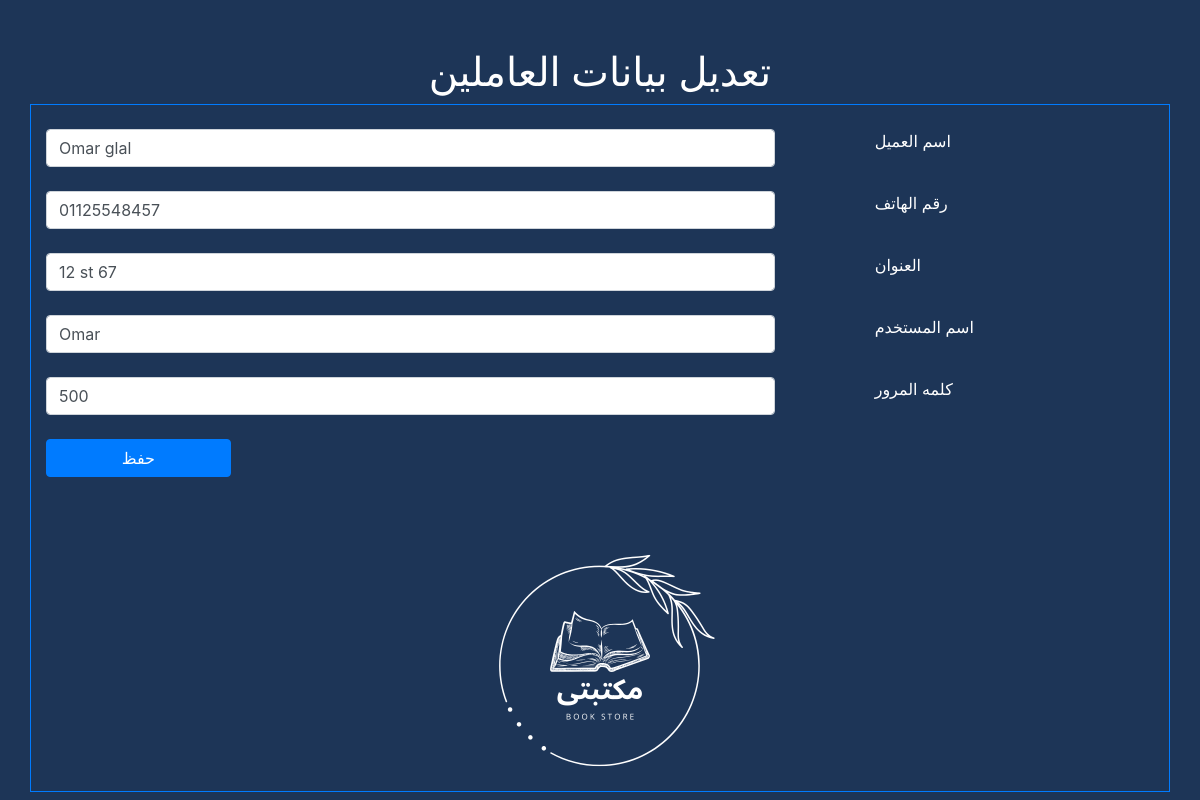
/update_employee_data.php?updateid=10, run on the app's committed database.
### tables this page shows
CREATE TABLE `employees` (
  `id` int(11) NOT NULL,
  `employee_name` varchar(512) DEFAULT NULL,
  `emloyee_address` varchar(512) DEFAULT NULL,
  `phone_numper` varchar(512) DEFAULT NULL,
  `user_name` varchar(50) NOT NULL,
  `employee_password` varchar(50) NOT NULL
);

### update_employee_data.php (the view, shortened to what this page needs)
<?php
$con = mysqli_connect('localhost', 'root', '', 'db');
$id=$_GET['updateid'];
$sqlselect="SELECT * from `employees` where id =$id";
$resultselect=mysqli_query($con,$sqlselect);
$row=mysqli_fetch_assoc($resultselect);
$employee_name = $row['employee_name'];
$employee_address = $row['emloyee_address'];
$phone_numper = $row['phone_numper'];
$user_name = $row['user_name'];
$employee_password = $row['employee_password'];
?>
<!DOCTYPE html>
<html lang="en">
<head>
    <link rel="stylesheet" href="https://cdn.jsdelivr.net/npm/bootstrap@4.6.2/dist/css/bootstrap.min.css">
</head>
<body class="text-white" style="background-color:  #1D3557">
    <h1 class="text-center mt-5">تعديل بيانات العاملين </h1>
    <div class="container border border-primary">
<form action="" method="POST">
<div class="row mt-4">
            <div class="col-8">
                <input class="form-control" type="text" value ="<?php echo $employee_name ?>" name="employee_name"></input>
            </div>
            <label class="col-2 fs-4" style="margin-left: 70px;">اسم العميل</label>
        </div>
        <div class="row mt-4">
            <div class="col-8">
                <input class="form-control" type="text" value ="<?php echo $phone_numper ?>" name="phone_numper"></input>
            </div>
            <label class="col-2 fs-4" style="margin-left: 70px;">رقم الهاتف</label>
        </div>
        <div class="row mt-4">
            <div class="col-8">
                <input class="form-control" type="text" value ="<?php echo $employee_address ?>" name="emloyee_address"></input>
            </div>
            <label class="col-2 fs-4" style="margin-left: 70px;">العنوان</label>
        </div>
        <div class="row mt-4">
            <div class="col-8">
                <input class="form-control" type="text" value ="<?php echo $user_name ?>" name="user_name"></input>
            </div>
            <label class="col-2 fs-4" style="margin-left: 70px;">اسم المستخدم</label>
        </div>
        <div class="row mt-4">
            <div class="col-8">
                <input class="form-control" type="text" value ="<?php echo $employee_password ?>" name="employee_password"></input>
            </div>
            <label class="col-2 fs-4" style="margin-left: 70px;">كلمه المرور</label>
        </div>
        <div>
            <div>
                <button class="btn btn-primary col-2 mt-4 mb-3" name="submit" name="submit">حفظ</button>
            </div>
        </div>
</form>
<img src="مكتبتى لوحو.png" class="rounded mx-auto d-block mt-5" style="width:250px;" alt="...">
    </div>
</body>
</html>

### data on the page
employees: employee_name "Omar glal", phone_numper "01125548457", emloyee_address "12 st 67", user_name "Omar", employee_password "500"
